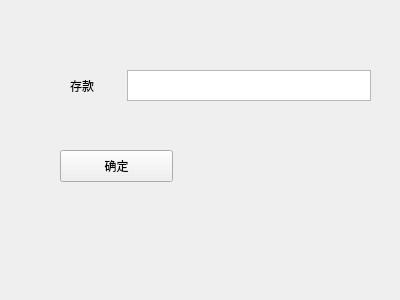
<?xml version="1.0" encoding="UTF-8"?>
<ui version="4.0">
 <class>Deposit</class>
 <widget class="QWidget" name="Deposit">
  <property name="geometry">
   <rect>
    <x>0</x>
    <y>0</y>
    <width>400</width>
    <height>300</height>
   </rect>
  </property>
  <property name="windowTitle">
   <string>Form</string>
  </property>
  <widget class="QWidget" name="widget" native="true">
   <property name="geometry">
    <rect>
     <x>70</x>
     <y>70</y>
     <width>301</width>
     <height>31</height>
    </rect>
   </property>
   <layout class="QHBoxLayout" name="horizontalLayout">
    <property name="leftMargin">
     <number>0</number>
    </property>
    <property name="topMargin">
     <number>0</number>
    </property>
    <property name="rightMargin">
     <number>0</number>
    </property>
    <property name="bottomMargin">
     <number>0</number>
    </property>
    <item>
     <widget class="QLabel" name="label">
      <property name="text">
       <string>存款</string>
      </property>
     </widget>
    </item>
    <item>
     <spacer name="horizontalSpacer">
      <property name="orientation">
       <enum>Qt::Horizontal</enum>
      </property>
      <property name="sizeHint" stdset="0">
       <size>
        <width>40</width>
        <height>20</height>
       </size>
      </property>
     </spacer>
    </item>
    <item>
     <widget class="QTextEdit" name="text_Deposit"/>
    </item>
   </layout>
  </widget>
  <widget class="QPushButton" name="pushButton">
   <property name="geometry">
    <rect>
     <x>60</x>
     <y>150</y>
     <width>113</width>
     <height>32</height>
    </rect>
   </property>
   <property name="text">
    <string>确定</string>
   </property>
  </widget>
 </widget>
 <resources/>
 <connections/>
</ui>
